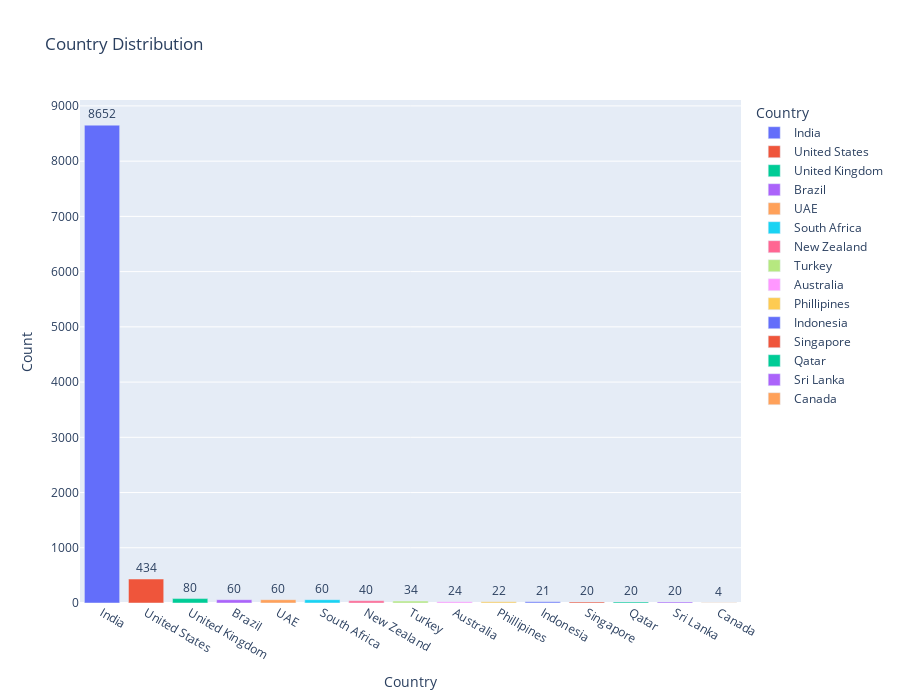

The notebook cell saved with this chart:
### Code cell
fig=ps.bar(df,x='Country',y='Count',title='Country Distribution',color='Country',text='Count')
fig.update_traces(textposition='outside')
fig.update_layout(autosize=True,height=700)
fig.show()

### Figure 1 — Plotly figure (JSON) as saved in the notebook; plotly's stock layout.template omitted (floating-point values rounded to 4 significant figures)
{"data": [{"alignmentgroup": "True", "hovertemplate": "Country=%{x}<br>Count=%{text}<extra></extra>", "legendgroup": "India", "marker": {"color": "#636efa", "pattern": {"shape": ""}}, "name": "India", "offsetgroup": "India", "orientation": "v", "showlegend": true, "text": [8652], "textposition": "outside", "type": "bar", "x": ["India"], "xaxis": "x", "y": [8652], "yaxis": "y"}, {"alignmentgroup": "True", "hovertemplate": "Country=%{x}<br>Count=%{text}<extra></extra>", "legendgroup": "United States", "marker": {"color": "#EF553B", "pattern": {"shape": ""}}, "name": "United States", "offsetgroup": "United States", "orientation": "v", "showlegend": true, "text": [434], "textposition": "outside", "type": "bar", "x": ["United States"], "xaxis": "x", "y": [434], "yaxis": "y"}, {"alignmentgroup": "True", "hovertemplate": "Country=%{x}<br>Count=%{text}<extra></extra>", "legendgroup": "United Kingdom", "marker": {"color": "#00cc96", "pattern": {"shape": ""}}, "name": "United Kingdom", "offsetgroup": "United Kingdom", "orientation": "v", "showlegend": true, "text": [80], "textposition": "outside", "type": "bar", "x": ["United Kingdom"], "xaxis": "x", "y": [80], "yaxis": "y"}, {"alignmentgroup": "True", "hovertemplate": "Country=%{x}<br>Count=%{text}<extra></extra>", "legendgroup": "Brazil", "marker": {"color": "#ab63fa", "pattern": {"shape": ""}}, "name": "Brazil", "offsetgroup": "Brazil", "orientation": "v", "showlegend": true, "text": [60], "textposition": "outside", "type": "bar", "x": ["Brazil"], "xaxis": "x", "y": [60], "yaxis": "y"}, {"alignmentgroup": "True", "hovertemplate": "Country=%{x}<br>Count=%{text}<extra></extra>", "legendgroup": "UAE", "marker": {"color": "#FFA15A", "pattern": {"shape": ""}}, "name": "UAE", "offsetgroup": "UAE", "orientation": "v", "showlegend": true, "text": [60], "textposition": "outside", "type": "bar", "x": ["UAE"], "xaxis": "x", "y": [60], "yaxis": "y"}, {"alignmentgroup": "True", "hovertemplate": "Country=%{x}<br>Count=%{text}<extra></extra>", "legendgroup": "South Africa", "marker": {"color": "#19d3f3", "pattern": {"shape": ""}}, "name": "South Africa", "offsetgroup": "South Africa", "orientation": "v", "showlegend": true, "text": [60], "textposition": "outside", "type": "bar", "x": ["South Africa"], "xaxis": "x", "y": [60], "yaxis": "y"}, {"alignmentgroup": "True", "hovertemplate": "Country=%{x}<br>Count=%{text}<extra></extra>", "legendgroup": "New Zealand", "marker": {"color": "#FF6692", "pattern": {"shape": ""}}, "name": "New Zealand", "offsetgroup": "New Zealand", "orientation": "v", "showlegend": true, "text": [40], "textposition": "outside", "type": "bar", "x": ["New Zealand"], "xaxis": "x", "y": [40], "yaxis": "y"}, {"alignmentgroup": "True", "hovertemplate": "Country=%{x}<br>Count=%{text}<extra></extra>", "legendgroup": "Turkey", "marker": {"color": "#B6E880", "pattern": {"shape": ""}}, "name": "Turkey", "offsetgroup": "Turkey", "orientation": "v", "showlegend": true, "text": [34], "textposition": "outside", "type": "bar", "x": ["Turkey"], "xaxis": "x", "y": [34], "yaxis": "y"}, {"alignmentgroup": "True", "hovertemplate": "Country=%{x}<br>Count=%{text}<extra></extra>", "legendgroup": "Australia", "marker": {"color": "#FF97FF", "pattern": {"shape": ""}}, "name": "Australia", "offsetgroup": "Australia", "orientation": "v", "showlegend": true, "text": [24], "textposition": "outside", "type": "bar", "x": ["Australia"], "xaxis": "x", "y": [24], "yaxis": "y"}, {"alignmentgroup": "True", "hovertemplate": "Country=%{x}<br>Count=%{text}<extra></extra>", "legendgroup": "Phillipines", "marker": {"color": "#FECB52", "pattern": {"shape": ""}}, "name": "Phillipines", "offsetgroup": "Phillipines", "orientation": "v", "showlegend": true, "text": [22], "textposition": "outside", "type": "bar", "x": ["Phillipines"], "xaxis": "x", "y": [22], "yaxis": "y"}, {"alignmentgroup": "True", "hovertemplate": "Country=%{x}<br>Count=%{text}<extra></extra>", "legendgroup": "Indonesia", "marker": {"color": "#636efa", "pattern": {"shape": ""}}, "name": "Indonesia", "offsetgroup": "Indonesia", "orientation": "v", "showlegend": true, "text": [21], "textposition": "outside", "type": "bar", "x": ["Indonesia"], "xaxis": "x", "y": [21], "yaxis": "y"}, {"alignmentgroup": "True", "hovertemplate": "Country=%{x}<br>Count=%{text}<extra></extra>", "legendgroup": "Singapore", "marker": {"color": "#EF553B", "pattern": {"shape": ""}}, "name": "Singapore", "offsetgroup": "Singapore", "orientation": "v", "showlegend": true, "text": [20], "textposition": "outside", "type": "bar", "x": ["Singapore"], "xaxis": "x", "y": [20], "yaxis": "y"}, {"alignmentgroup": "True", "hovertemplate": "Country=%{x}<br>Count=%{text}<extra></extra>", "legendgroup": "Qatar", "marker": {"color": "#00cc96", "pattern": {"shape": ""}}, "name": "Qatar", "offsetgroup": "Qatar", "orientation": "v", "showlegend": true, "text": [20], "textposition": "outside", "type": "bar", "x": ["Qatar"], "xaxis": "x", "y": [20], "yaxis": "y"}, {"alignmentgroup": "True", "hovertemplate": "Country=%{x}<br>Count=%{text}<extra></extra>", "legendgroup": "Sri Lanka", "marker": {"color": "#ab63fa", "pattern": {"shape": ""}}, "name": "Sri Lanka", "offsetgroup": "Sri Lanka", "orientation": "v", "showlegend": true, "text": [20], "textposition": "outside", "type": "bar", "x": ["Sri Lanka"], "xaxis": "x", "y": [20], "yaxis": "y"}, {"alignmentgroup": "True", "hovertemplate": "Country=%{x}<br>Count=%{text}<extra></extra>", "legendgroup": "Canada", "marker": {"color": "#FFA15A", "pattern": {"shape": ""}}, "name": "Canada", "offsetgroup": "Canada", "orientation": "v", "showlegend": true, "text": [4], "textposition": "outside", "type": "bar", "x": ["Canada"], "xaxis": "x", "y": [4], "yaxis": "y"}], "layout": {"autosize": true, "barmode": "relative", "height": 700, "legend": {"title": {"text": "Country"}, "tracegroupgap": 0}, "title": {"text": "Country Distribution"}, "xaxis": {"anchor": "y", "categoryarray": ["India", "United States", "United Kingdom", "Brazil", "UAE", "South Africa", "New Zealand", "Turkey", "Australia", "Phillipines", "Indonesia", "Singapore", "Qatar", "Sri Lanka", "Canada"], "categoryorder": "array", "domain": [0, 1], "title": {"text": "Country"}}, "yaxis": {"anchor": "x", "domain": [0, 1], "title": {"text": "Count"}}}}
